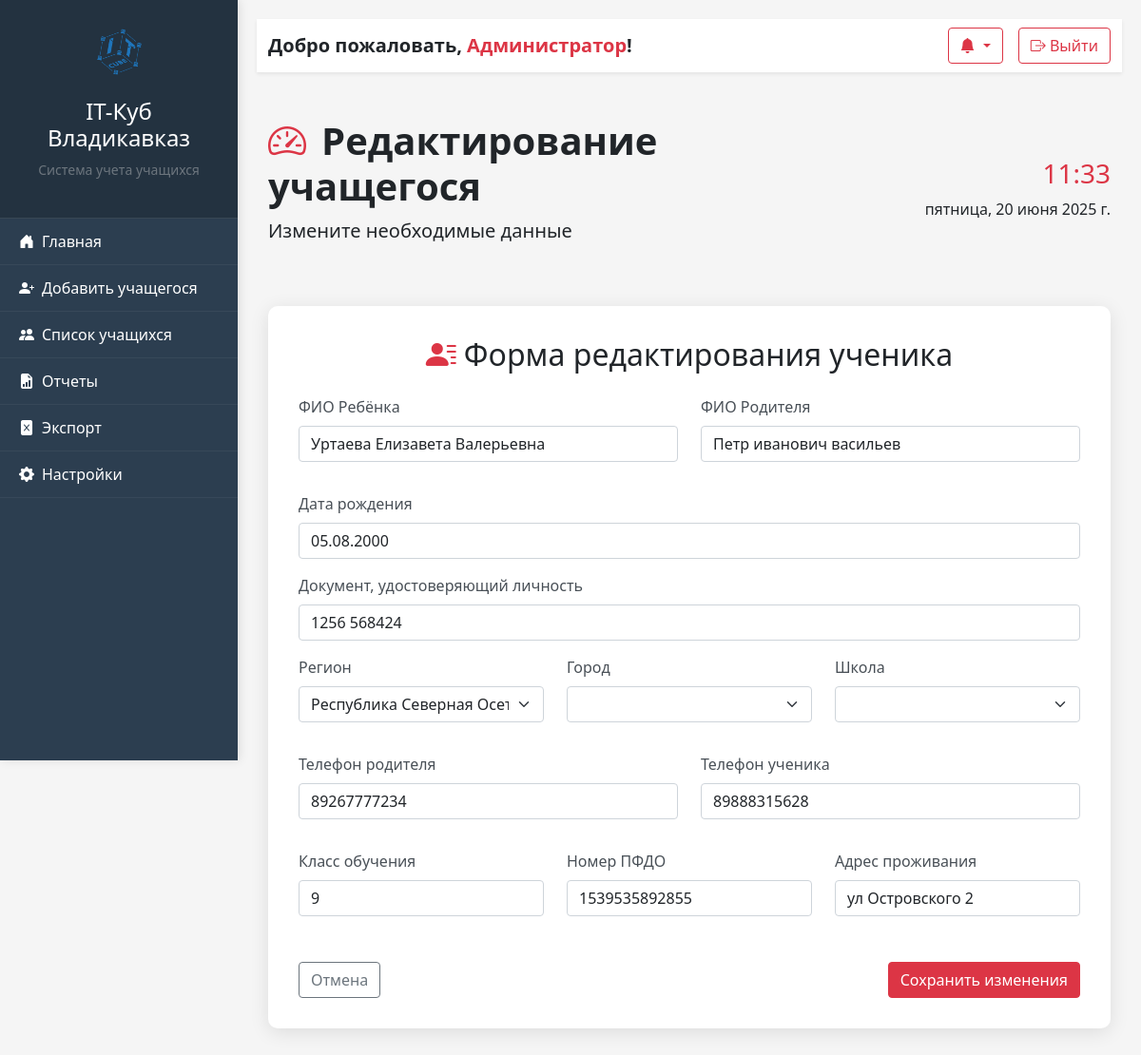
Page /edit_student/2 on the earlier database version.
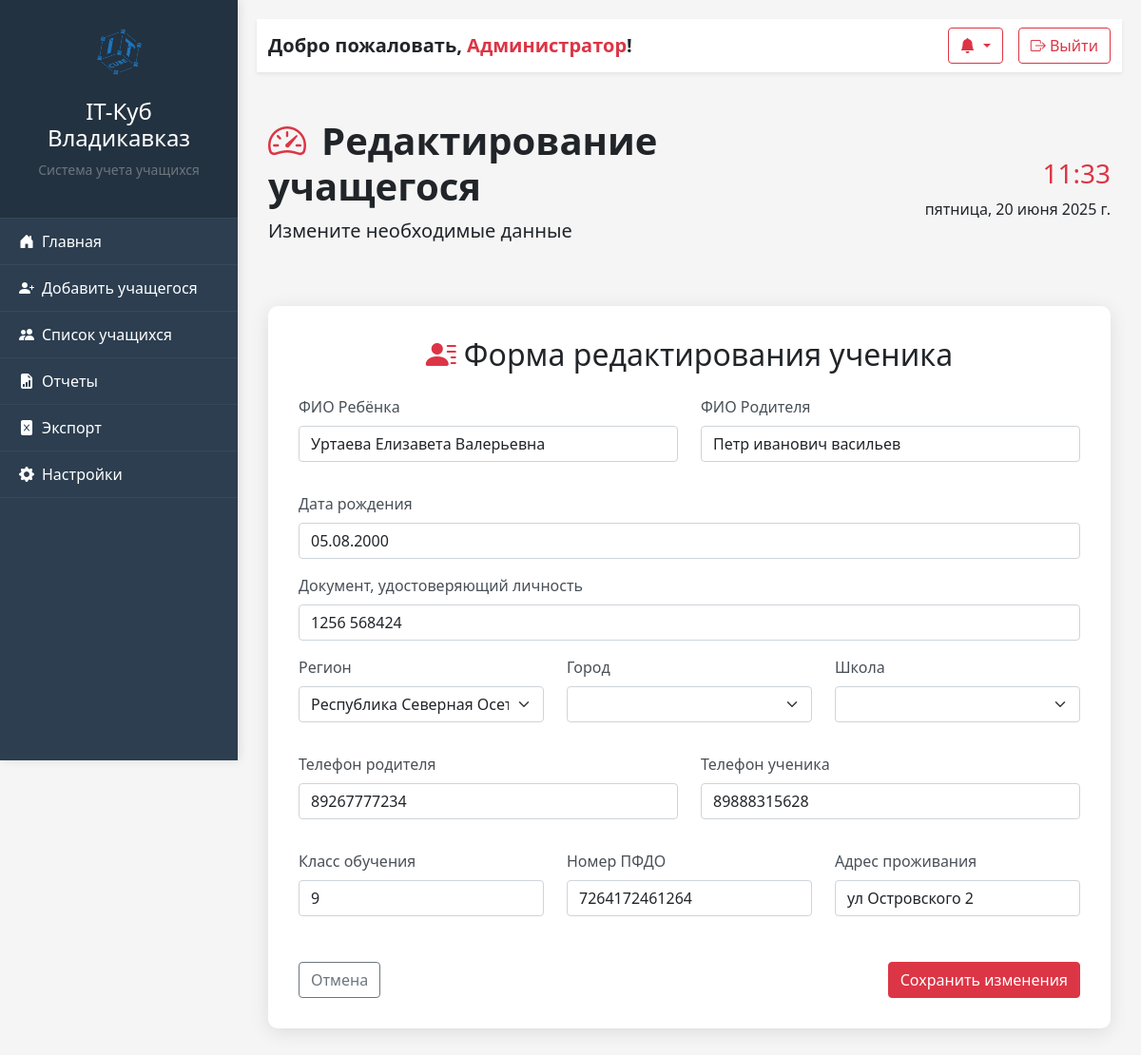
Same page on the later database version.
### data/students.py (models this page shows)
class Student(SqlAlchemyBase):
    __tablename__ = 'students'
    id = sqlalchemy.Column(sqlalchemy.Integer, sqlalchemy.ForeignKey("group_student_id.id_student"),
                           primary_key=True, autoincrement=True)
    name_student = sqlalchemy.Column(sqlalchemy.String, nullable=True)
    name_parent = sqlalchemy.Column(sqlalchemy.String, nullable=True)
    birthday = sqlalchemy.Column(sqlalchemy.String, nullable=True)
    PFDO = sqlalchemy.Column(sqlalchemy.Integer, nullable=True)
    city = sqlalchemy.Column(sqlalchemy.String, nullable=True)
    school = sqlalchemy.Column(sqlalchemy.String, nullable=True)
    student_phone = sqlalchemy.Column(sqlalchemy.Integer, nullable=True)
    parent_phone = sqlalchemy.Column(sqlalchemy.Integer, nullable=True)
    school_class = sqlalchemy.Column(sqlalchemy.Integer, nullable=True)
    document = sqlalchemy.Column(sqlalchemy.Integer, nullable=True)
    adres_of_living = sqlalchemy.Column(sqlalchemy.String, nullable=True)

### server.py (the view, shortened to what this page needs)
@app.route('/edit_student/<int:student_id>', methods=['GET', 'POST'])
def edit_student(student_id):
    db_sess = db_session.create_session()
    student = db_sess.query(Student).get(student_id)
    if not student:
        return redirect('/students')
    form = RegistrationForm(obj=student)
    curr_city = student.city
    curr_school = student.school
    return render_template("edit_student.html", form=form, student_id=student_id, current_city=curr_city, current_school=curr_school)

### api/api_regions.py (called while the page is built)
def get_regions_data():
    return [{"id": REGION_ID,
             "title": "Республика Северная Осетия — Алания"
    }]

### data/db_session.py (called while the page is built)
def create_session() -> Session:
    global __factory
    return __factory()

### templates/edit_student.html (shortened to what this page needs)
{% extends "base.html" %}
{% block page_title %}Редактирование учащегося{% endblock %}
{% block page_subtitle %}Измените необходимые данные{% endblock %}
{% block content %}
<div class="container mt-4">
    <div class="registration-container">
        <h2 class="mb-4 text-center"><i class="bi bi-person-lines-fill me-2 text-danger"></i>Форма редактирования ученика</h2>
        <form action="/edit_student/{{ student_id }}" method="post" novalidate class="needs-validation">
            <div class="row mb-3">
                <div class="col-md-6 mb-3">
                    <label for="name_student" class="form-label">ФИО Ребёнка</label>
                    {{ form.name_student(class="form-control", placeholder="Введите имя ученика") }}
                </div>
                <div class="col-md-6 mb-3">
                    <label for="name_parent" class="form-label">ФИО Родителя</label>
                    {{ form.name_parent(class="form-control", placeholder="Введите имя родителя") }}
                </div>
            </div>
            <div class="mb-3">
                <label for="birthday" class="form-label">Дата рождения</label>
                {{ form.birthday(class="form-control", placeholder="ДД.ММ.ГГГГ") }}
            </div>
            <div class="mb-3">
                <label for="document" class="form-label">Документ, удостоверяющий личность</label>
                {{ form.document(class="form-control", placeholder="Серия и номер паспорта или номер свидетельства о рождении") }}
            </div>
            <div class="row mb-3">
                <div class="col-md-4 mb-3">
                    <label for="region" class="form-label">Регион</label>
                    {{ form.region(class="form-select", onchange="this.form.submit()") }}
                </div>
                <div class="col-md-4 mb-3">
                    <label for="city" class="form-label">Город</label>
                    {{ form.city(class="form-select", onchange="this.form.submit()") }}
                </div>
                <div class="col-md-4 mb-3">
                    <label for="school" class="form-label">Школа</label>
                    {{ form.school(class="form-select") }}
                </div>
            </div>
            <div class="row mb-3">
                <div class="col-md-6 mb-3">
                    <label for="parent_phone" class="form-label">Телефон родителя</label>
                    {{ form.parent_phone(class="form-control") }}
                </div>
                <div class="col-md-6 mb-3">
                    <label for="student_phone" class="form-label">Телефон ученика</label>
                    {{ form.student_phone(class="form-control") }}
                </div>
            </div>
            <div class="row mb-3">
                <div class="col-md-4 mb-3">
                    <label for="school_class" class="form-label">Класс обучения</label>
                    {{ form.school_class(class="form-control", placeholder="Класс обучения") }}
                </div>
                <div class="col-md-4 mb-3">
                    <label for="PFDO" class="form-label">Номер ПФДО</label>
                    {{ form.PFDO(class="form-control", placeholder="Номер сертификата") }}
                </div>
                <div class="col-md-4 mb-3">
                    <label for="adres_of_living" class="form-label">Адрес проживания</label>
                    {{ form.adres_of_living(class="form-control", placeholder="Адрес проживания") }}
                </div>
            </div>
            <div class="d-flex justify-content-between pt-3">
                <a href="/students" class="btn btn-outline-secondary">Отмена</a>
                {{ form.submit(class="btn btn-register", value="Сохранить изменения") }}
            </div>
        </form>
    </div>
</div>
{% endblock %}

Differences in the rows shown:
changed Student "Уртаева Елизавета Валерьевна": PFDO "1539535892855" → "7264172461264"
